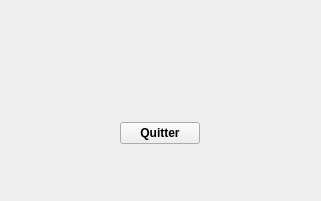
<?xml version="1.0" encoding="UTF-8"?>
<ui version="4.0">
 <class>TextUsServer</class>
 <widget class="QWidget" name="TextUsServer">
  <property name="enabled">
   <bool>true</bool>
  </property>
  <property name="geometry">
   <rect>
    <x>0</x>
    <y>0</y>
    <width>321</width>
    <height>201</height>
   </rect>
  </property>
  <property name="sizePolicy">
   <sizepolicy hsizetype="Ignored" vsizetype="Ignored">
    <horstretch>0</horstretch>
    <verstretch>0</verstretch>
   </sizepolicy>
  </property>
  <property name="windowTitle">
   <string>TextUsServer</string>
  </property>
  <widget class="QWidget" name="verticalLayoutWidget">
   <property name="geometry">
    <rect>
     <x>20</x>
     <y>30</y>
     <width>281</width>
     <height>141</height>
    </rect>
   </property>
   <layout class="QVBoxLayout" name="serverLayout">
    <item>
     <widget class="QLabel" name="etatServeur">
      <property name="sizePolicy">
       <sizepolicy hsizetype="Ignored" vsizetype="Ignored">
        <horstretch>0</horstretch>
        <verstretch>0</verstretch>
       </sizepolicy>
      </property>
      <property name="contextMenuPolicy">
       <enum>Qt::NoContextMenu</enum>
      </property>
      <property name="midLineWidth">
       <number>3</number>
      </property>
      <property name="text">
       <string/>
      </property>
      <property name="textFormat">
       <enum>Qt::AutoText</enum>
      </property>
      <property name="scaledContents">
       <bool>true</bool>
      </property>
      <property name="alignment">
       <set>Qt::AlignJustify|Qt::AlignVCenter</set>
      </property>
      <property name="wordWrap">
       <bool>true</bool>
      </property>
      <property name="margin">
       <number>1</number>
      </property>
     </widget>
    </item>
    <item>
     <spacer name="verticalSpacer">
      <property name="orientation">
       <enum>Qt::Vertical</enum>
      </property>
      <property name="sizeType">
       <enum>QSizePolicy::Fixed</enum>
      </property>
      <property name="sizeHint" stdset="0">
       <size>
        <width>20</width>
        <height>5</height>
       </size>
      </property>
     </spacer>
    </item>
    <item>
     <layout class="QHBoxLayout" name="horizontalLayout">
      <property name="spacing">
       <number>6</number>
      </property>
      <property name="sizeConstraint">
       <enum>QLayout::SetMinimumSize</enum>
      </property>
      <item>
       <spacer name="horizontalSpacer">
        <property name="orientation">
         <enum>Qt::Horizontal</enum>
        </property>
        <property name="sizeType">
         <enum>QSizePolicy::Fixed</enum>
        </property>
        <property name="sizeHint" stdset="0">
         <size>
          <width>80</width>
          <height>5</height>
         </size>
        </property>
       </spacer>
      </item>
      <item alignment="Qt::AlignHCenter|Qt::AlignVCenter">
       <widget class="QPushButton" name="serverQuitButton">
        <property name="font">
         <font>
          <weight>75</weight>
          <bold>true</bold>
          <strikeout>false</strikeout>
         </font>
        </property>
        <property name="toolTip">
         <string>&lt;html&gt;&lt;head/&gt;&lt;body&gt;&lt;p align=&quot;justify&quot;&gt;&lt;span style=&quot; color:#ff0000;&quot;&gt;Déconnecter&lt;/span&gt;&lt;span style=&quot; font-weight:400;&quot;&gt; le serveur.&lt;/span&gt;&lt;/p&gt;&lt;/body&gt;&lt;/html&gt;</string>
        </property>
        <property name="text">
         <string>Quitter</string>
        </property>
        <property name="checkable">
         <bool>false</bool>
        </property>
       </widget>
      </item>
      <item>
       <spacer name="horizontalSpacer_2">
        <property name="orientation">
         <enum>Qt::Horizontal</enum>
        </property>
        <property name="sizeType">
         <enum>QSizePolicy::Fixed</enum>
        </property>
        <property name="sizeHint" stdset="0">
         <size>
          <width>80</width>
          <height>5</height>
         </size>
        </property>
       </spacer>
      </item>
     </layout>
    </item>
   </layout>
  </widget>
 </widget>
 <layoutdefault spacing="6" margin="11"/>
 <resources/>
 <connections/>
</ui>
